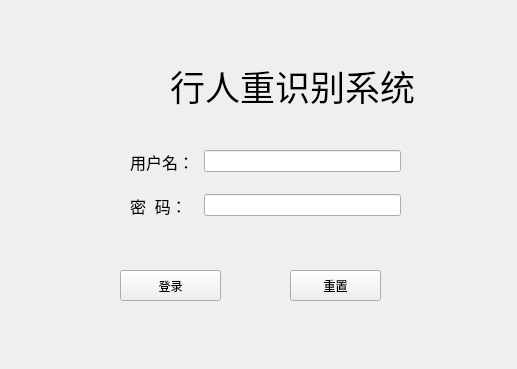
<?xml version="1.0" encoding="UTF-8"?>
<ui version="4.0">
 <class>Form</class>
 <widget class="QWidget" name="Form">
  <property name="geometry">
   <rect>
    <x>0</x>
    <y>0</y>
    <width>517</width>
    <height>369</height>
   </rect>
  </property>
  <property name="windowTitle">
   <string>管理员登录</string>
  </property>
  <widget class="QWidget" name="formLayoutWidget">
   <property name="geometry">
    <rect>
     <x>100</x>
     <y>140</y>
     <width>311</width>
     <height>91</height>
    </rect>
   </property>
   <layout class="QFormLayout" name="formLayout">
    <property name="horizontalSpacing">
     <number>10</number>
    </property>
    <property name="verticalSpacing">
     <number>20</number>
    </property>
    <property name="leftMargin">
     <number>30</number>
    </property>
    <property name="topMargin">
     <number>10</number>
    </property>
    <property name="rightMargin">
     <number>10</number>
    </property>
    <item row="0" column="1">
     <widget class="QLineEdit" name="lineEdit"/>
    </item>
    <item row="1" column="0">
     <widget class="QLabel" name="label_2">
      <property name="font">
       <font>
        <pointsize>12</pointsize>
       </font>
      </property>
      <property name="text">
       <string>密  码：</string>
      </property>
     </widget>
    </item>
    <item row="1" column="1">
     <widget class="QLineEdit" name="lineEdit_2">
      <property name="echoMode">
       <enum>QLineEdit::Password</enum>
      </property>
     </widget>
    </item>
    <item row="0" column="0">
     <widget class="QLabel" name="label">
      <property name="font">
       <font>
        <pointsize>12</pointsize>
       </font>
      </property>
      <property name="text">
       <string>用户名：</string>
      </property>
     </widget>
    </item>
   </layout>
  </widget>
  <widget class="QPushButton" name="pushButton">
   <property name="geometry">
    <rect>
     <x>120</x>
     <y>270</y>
     <width>101</width>
     <height>31</height>
    </rect>
   </property>
   <property name="text">
    <string>登录</string>
   </property>
   <property name="icon">
    <iconset>
     <normaloff>images/login.png</normaloff>images/login.png</iconset>
   </property>
  </widget>
  <widget class="QPushButton" name="pushButton_2">
   <property name="geometry">
    <rect>
     <x>290</x>
     <y>270</y>
     <width>91</width>
     <height>31</height>
    </rect>
   </property>
   <property name="text">
    <string>重置</string>
   </property>
   <property name="icon">
    <iconset>
     <normaloff>images/reset.png</normaloff>images/reset.png</iconset>
   </property>
  </widget>
  <widget class="QLabel" name="label_3">
   <property name="geometry">
    <rect>
     <x>170</x>
     <y>60</y>
     <width>251</width>
     <height>51</height>
    </rect>
   </property>
   <property name="font">
    <font>
     <pointsize>26</pointsize>
    </font>
   </property>
   <property name="text">
    <string>行人重识别系统</string>
   </property>
  </widget>
  <widget class="QLabel" name="label_4">
   <property name="geometry">
    <rect>
     <x>120</x>
     <y>50</y>
     <width>61</width>
     <height>61</height>
    </rect>
   </property>
   <property name="text">
    <string/>
   </property>
   <property name="pixmap">
    <pixmap>images/logo.png</pixmap>
   </property>
  </widget>
 </widget>
 <resources/>
 <connections/>
</ui>
